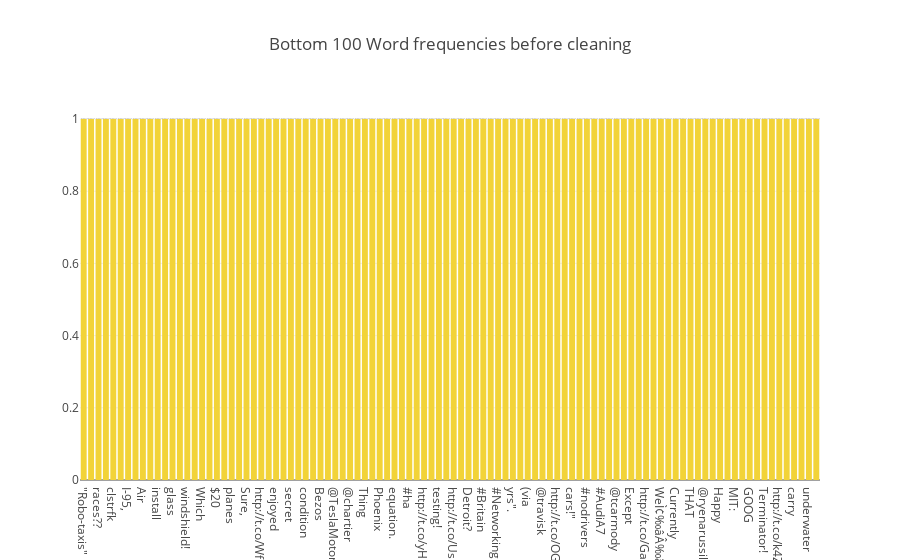

Notebook code cell kept with this figure:
### Markdown cell above
### Plotting  for the Bottom 100 word frequencies

### Code cell
data = [go.Bar(
            x = all_words.index.values[-100:],
            y = all_words.values[-100:],
            marker= dict(colorscale='Portland',
                         color = all_words.values[-100:]
                        ),
            text='Word counts'
    )]

layout = go.Layout(
    title='Bottom 100 Word frequencies before cleaning'
)

fig = go.Figure(data=data, layout=layout)

py.iplot(fig, filename='basic-bar')

### Figure 1 — Plotly figure (JSON) as saved in the notebook; plotly's stock layout.template omitted (floating-point values rounded to 4 significant figures)
{"data": [{"marker": {"color": [1, 1, 1, 1, 1, 1, 1, 1, 1, 1, 1, 1, 1, 1, 1, 1, 1, 1, 1, 1, 1, 1, 1, 1, 1, 1, 1, 1, 1, 1, 1, 1, 1, 1, 1, 1, 1, 1, 1, 1, 1, 1, 1, 1, 1, 1, 1, 1, 1, 1, 1, 1, 1, 1, 1, 1, 1, 1, 1, 1, 1, 1, 1, 1, 1, 1, 1, 1, 1, 1, 1, 1, 1, 1, 1, 1, 1, 1, 1, 1, 1, 1, 1, 1, 1, 1, 1, 1, 1, 1, 1, 1, 1, 1, 1, 1, 1, 1, 1, 1], "colorscale": "Portland"}, "text": "Word counts", "type": "bar", "uid": "2bb1086e-b2c5-4e10-ac11-4a88ab38bd60", "x": ["\"Robo-taxis\"", "invests", "races??", "becoming", "clstrfk", "@jeffmichael11", "I-95,", "regarding", "Air", "aircraft", "install", "crash,", "glass", "yesterday", "windshield!", "#Google,", "Which", "Its", "$20", "hearing", "planes", "@slobotski", "Sure,", "\"It's", "http://t.co/WfPpk7ss", "whether", "enjoyed", "ideer.", "secret", "http://t.co/Mm6EscoE", "condition", "@ckrewson", "Bezos", "tired", "@TeslaMotors", "glad", "@chartier", "#SupplyChain", "Thing", "alone", "Phoenix", "drink.", "equation.", "#carsÌ¢‰âÂå", "#ha", ")#kidding", "http://t.co/yHEH2SlgTfÌ¢‰âÂå", "yessssss", "testing!", "theb", "http://t.co/UsrIj1FFWM", "@wickedlullaby92", "Detroit?", "@AdamVolle", "#Britain", "freaked", "#Networking", "http://t.co/2ocOCTvmeN", "yrs\".", "desperately", "(via", "text?", "@travisk", "85%", "http://t.co/OGzj7T5fM1", "robot\"", "cars!\"", "I/O", "#nodrivers", "http://t.co/IEVOSId7V7", "#AudiA7", "@BerkeleyITS", "@tcarmody", "appeals", "Except", "thinner,", "http://t.co/Gaqxi4DW6Z", "card", "WeÌ¢‰âÂ‰ã¢re", "http://t.co/zSX0W0gh6d\"", "Currently", "#acnuit13", "THAT", "Always", "@ryenarussillo", "saying...", "Happy", "http://t.co/qFxVkZGE6k", "MIT:", "now?!", "GOOG", "scanning", "Terminator!", "mean,", "http://t.co/k4Z7CJAM", "die?\"", "carry", "2020", "underwater", "@bonappetit:"], "y": [1, 1, 1, 1, 1, 1, 1, 1, 1, 1, 1, 1, 1, 1, 1, 1, 1, 1, 1, 1, 1, 1, 1, 1, 1, 1, 1, 1, 1, 1, 1, 1, 1, 1, 1, 1, 1, 1, 1, 1, 1, 1, 1, 1, 1, 1, 1, 1, 1, 1, 1, 1, 1, 1, 1, 1, 1, 1, 1, 1, 1, 1, 1, 1, 1, 1, 1, 1, 1, 1, 1, 1, 1, 1, 1, 1, 1, 1, 1, 1, 1, 1, 1, 1, 1, 1, 1, 1, 1, 1, 1, 1, 1, 1, 1, 1, 1, 1, 1, 1]}], "layout": {"title": {"text": "Bottom 100 Word frequencies before cleaning"}}}
